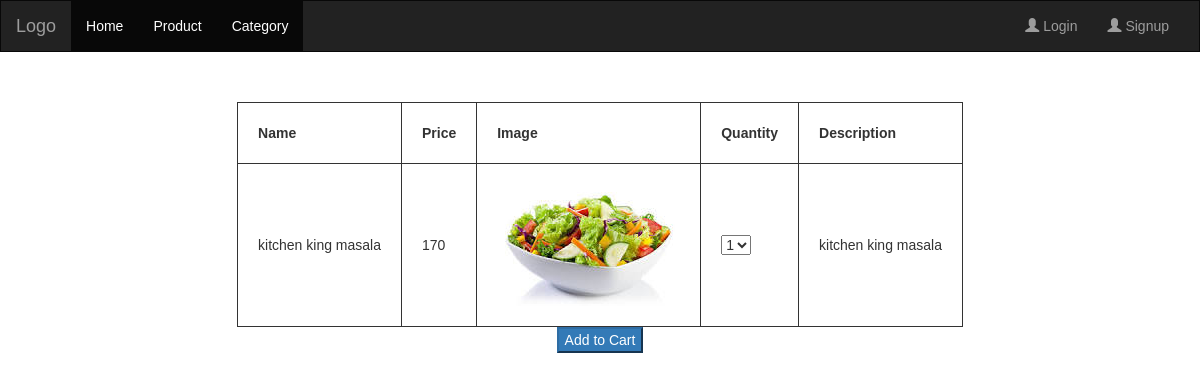
The page /ok/3 on the database its author committed.
### AdminApp/models.py (models this page shows)
class Ingredients(models.Model):
    item_name=models.CharField(max_length=30)
    price=models.CharField(max_length=50)
    sale_price=models.CharField(max_length=50)
    image=models.ImageField(default='abc.jpg',upload_to='Images')
    description=models.CharField(max_length=2000)
    quantity=models.IntegerField()
    class Meta:
        db_table="Ingredients"

### UserApp/views.py (the view)
# urls.py: path('ok/<did>',views.ok),
def ok(request,did):
    prod=Ingredients.objects.get(id=did)
    return render(request,"ok.html",{"prod":prod})

### UserApp/templates/ok.html (shortened to what this page needs)
{% extends "homepage.html" %}
{% block content %}
<!DOCTYPE html>
<html lang="en">
<head>
</head>
<body>
    <center>
<form method="post" action="/cart">
    <table>
        <thead>
        <tr>
            <th>Name</th>
            <th>Price</th>
            <th>Image</th>
            <th>Quantity</th>
            <th>Description</th>
        </tr>
    </thead>
        <tbody>
        <tr>
            <td>{{prod.item_name}}</td>
            <td>{{prod.price}}</td>
            <td><img src="{{prod.image.url}}"/></td>
            <td><select name="qty">
                <option>1</option>
            </select></td>
            <td>{{prod.description}}</td>
        </tr>
    </tbody>
    </table>
    <button type="submit" class="btn-primary">Add to Cart</button>
</form>
</center>
</body>
</html>
{% endblock %}

### UserApp/static/ok.css (style rules this page uses)
* { box-sizing: border-box; }
body { font-family: Verdana, sans-serif; }
img { vertical-align: middle; }

### UserApp/static/frame.css (style rules this page uses)
*, *::before, *::after { box-sizing: border-box; }

### UserApp/templates/homepage.html (style rules this page uses)
* { box-sizing: border-box; }
body { font-family: Verdana, sans-serif; }
img { vertical-align: middle; }

### UserApp/templates/ok.html (style rules this page uses)
th { border: 1px,solid; padding: 20px; }
td { border: 1px solid; padding: 20px; }

### rows shown on the page
Ingredients: item_name "kitchen king masala", price "170", image (picture), description "kitchen king masala"
